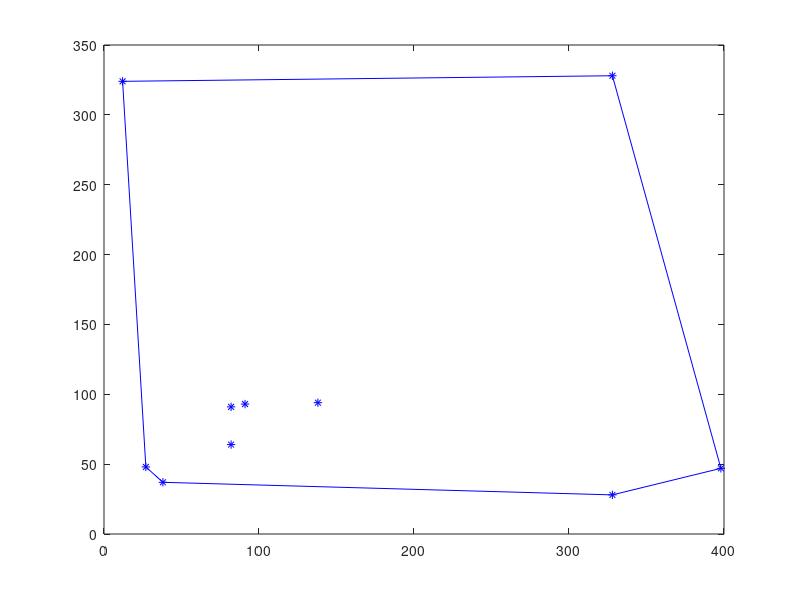

Here is the MATLAB script that generated this plot:
x = [ 12.000000 27.000000 38.000000 82.000000 82.000000 91.000000 138.000000 328.000000 328.000000 398.000000 ];
y = [ 324.000000 48.000000 37.000000 64.000000 91.000000 93.000000 94.000000 28.000000 328.000000 47.000000 ];
X = [ 12.000000 328.000000 398.000000 328.000000 38.000000 27.000000 12.000000 ];
Y = [ 324.000000 328.000000 47.000000 28.000000 37.000000 48.000000 324.000000 ];
plot(x,y,'b*',X,Y,'b');